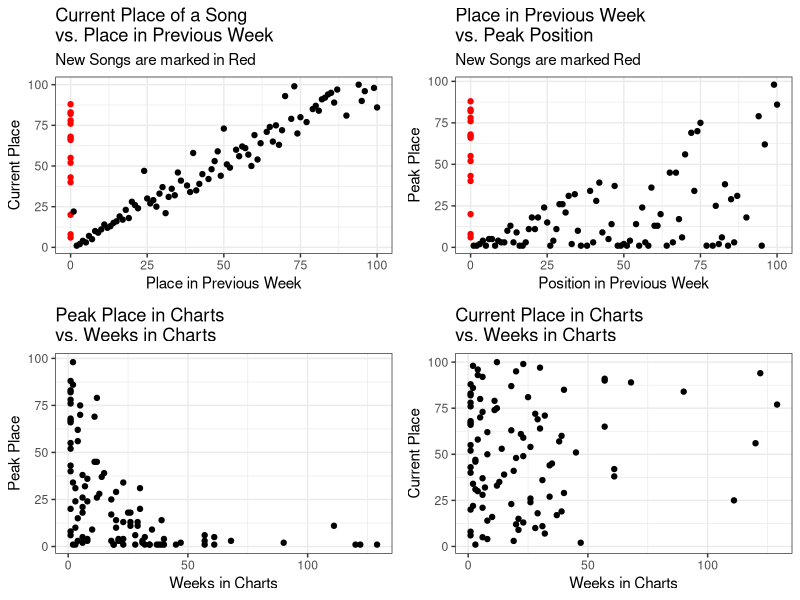
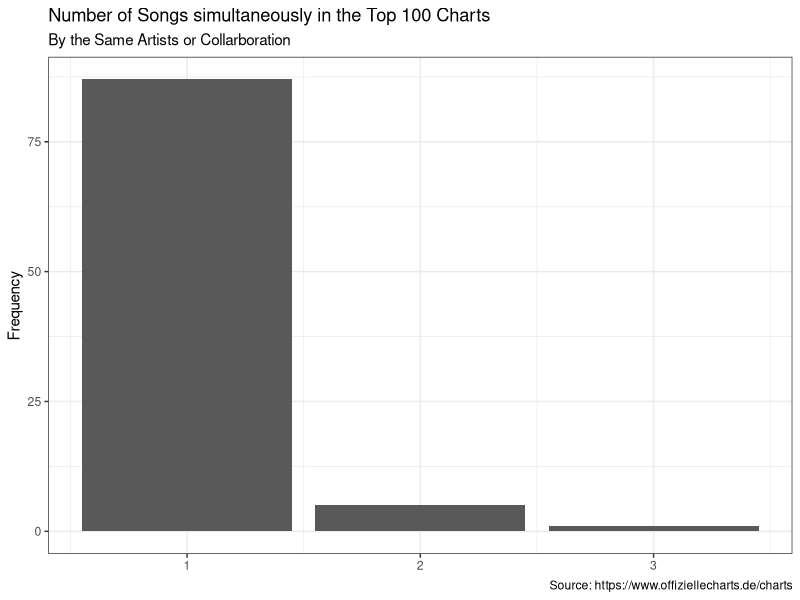
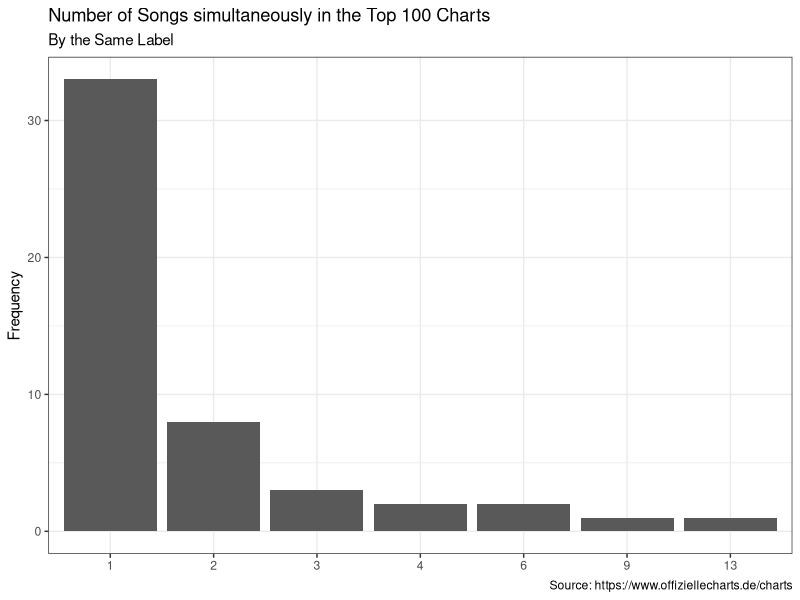

Source code (R) for these figures, in order:
## ---- chunk 1
library(ggplot2)
library(gridExtra)
library(readr)
library(dplyr)
chart_scrap <- read_csv('2022-03-30_charts_report.csv')
## ---- chunk 2
#Reporting Figures and Tables
#Scatter Plots
current_v_last <- ggplot(data = chart_scrap,
                                     aes(y = current, x=last_week,
                                     col=ifelse(is.na(last_week), yes = 'NA' , no = 'NonNA')))+
                                      geom_point(aes(y = current, x=last_week_fill),show.legend = F)+
                                      scale_color_manual(values = c('#FF0000','#000000'))+
                                      labs(title = 'Current Place of a Song \nvs. Place in Previous Week',
                                           subtitle = 'New Songs are marked in Red',
                                           y='Current Place', x='Place in Previous Week')+
                                        theme_bw()
weeks_v_peak <- ggplot(data = chart_scrap,
                                             aes(x=weeks_in_charts, y=peak_in_charts))+
                                              geom_point()+
                                              labs(title = 'Peak Place in Charts \nvs. Weeks in Charts',
                                                   x='Weeks in Charts', y='Peak Place')+
                                              theme_bw()
week_v_current <- ggplot(data = chart_scrap, aes(x=weeks_in_charts, y=current))+
                                      geom_point()+
                                      labs(title = 'Current Place in Charts \nvs. Weeks in Charts',
                                           x='Weeks in Charts', y='Current Place')+
                                      theme_bw()
last_v_peak <- ggplot(data = chart_scrap, aes(x=last_week_fill, y=peak_in_charts,
                                                col=ifelse(is.na(last_week), yes = 'NA' , no = 'NonNA')))+
                                    geom_point(show.legend = F)+
                                    labs(title = 'Place in Previous Week \nvs. Peak Position',
                                         subtitle = 'New Songs are marked Red',
                                         x='Position in Previous Week', y='Peak Place')+
                                    scale_color_manual(values = c('#FF0000','#000000'))+
                                    theme_bw()
grid.arrange(current_v_last,last_v_peak, weeks_v_peak,week_v_current, nrow=2)
## ---- chunk 3
chart_scrap%>%
                      count(artist)%>%
                      ggplot(aes(x=n))+
                      geom_bar()+
                      labs(title = 'Number of Songs simultaneously in the Top 100 Charts',
                           subtitle = 'By the Same Artists or Collarboration',
                           y='Frequency',
                           x=NULL,
                           caption = 'Source: https://www.offiziellecharts.de/charts')+
                      theme_bw()
chart_scrap%>%
                        count(artist,sort = T)%>%
                        filter(n>1)%>%
                        knitr::kable()
chart_scrap%>%
                      count(label)%>%
                      ggplot(aes(x=as.factor(n)))+
                      geom_bar()+
                      geom_bar()+
                      labs(title = 'Number of Songs simultaneously in the Top 100 Charts',
                           subtitle = 'By the Same Label',
                           y='Frequency',
                           x=NULL,
                           caption = 'Source: https://www.offiziellecharts.de/charts')+
                      theme_bw()
chart_scrap%>%
                        count(label, sort = T)%>%
                        filter(n>1)%>%
                        knitr::kable()
## ---- chunk 4
#Songs that are currently peaking
chart_scrap%>%
                        filter(current == peak_in_charts)%>%
                        select(artist, title, current)%>%
                        rename(Position = current)%>%
                        knitr::kable()
